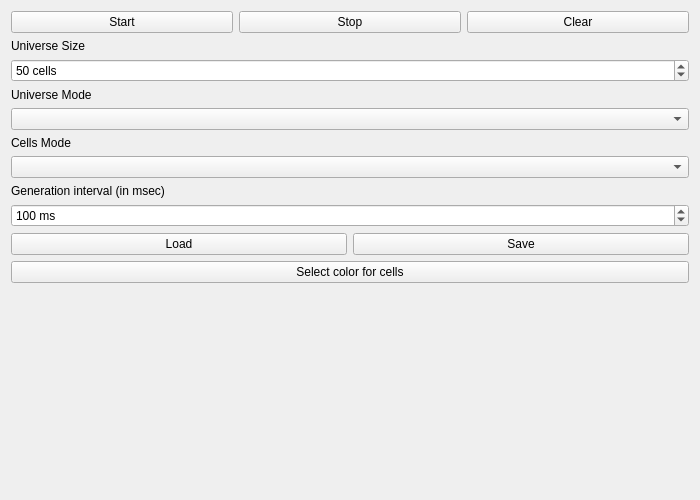
<?xml version="1.0" encoding="UTF-8"?>
<ui version="4.0">
 <class>MainWindow</class>
 <widget class="QMainWindow" name="MainWindow">
  <property name="geometry">
   <rect>
    <x>0</x>
    <y>0</y>
    <width>700</width>
    <height>500</height>
   </rect>
  </property>
  <property name="windowTitle">
   <string>Cellular Automata</string>
  </property>
  <widget class="QWidget" name="centralWidget">
   <layout class="QHBoxLayout" name="horizontalLayout">
    <item>
     <layout class="QHBoxLayout" name="mainLayout">
      <item>
       <layout class="QVBoxLayout" name="gameLayout"/>
      </item>
      <item>
       <layout class="QVBoxLayout" name="setLayout">
        <item>
         <layout class="QHBoxLayout" name="controlLayout">
          <item>
           <widget class="QPushButton" name="startButton">
            <property name="text">
             <string>Start</string>
            </property>
           </widget>
          </item>
          <item>
           <widget class="QPushButton" name="stopButton">
            <property name="text">
             <string>Stop</string>
            </property>
           </widget>
          </item>
          <item>
           <widget class="QPushButton" name="clearButton">
            <property name="text">
             <string>Clear</string>
            </property>
           </widget>
          </item>
         </layout>
        </item>
        <item>
         <widget class="QLabel" name="label">
          <property name="text">
           <string>Universe Size</string>
          </property>
         </widget>
        </item>
        <item>
         <widget class="QSpinBox" name="cellsControl">
          <property name="suffix">
           <string> cells</string>
          </property>
          <property name="minimum">
           <number>10</number>
          </property>
          <property name="maximum">
           <number>400</number>
          </property>
          <property name="value">
           <number>50</number>
          </property>
         </widget>
        </item>
        <item>
         <widget class="QLabel" name="label3">
          <property name="text">
           <string>Universe Mode</string>
          </property>
         </widget>
        </item>
        <item>
         <widget class="QComboBox" name="modeControl">
          <property name="editable">
           <bool>false</bool>
          </property>
          <property name="currentText">
           <string/>
          </property>
         </widget>
        </item>
        <item>
         <widget class="QLabel" name="label4">
          <property name="text">
           <string>Cells Mode</string>
          </property>
         </widget>
        </item>
        <item>
         <widget class="QComboBox" name="cellsMode"/>
        </item>
        <item>
         <widget class="QLabel" name="label2">
          <property name="text">
           <string>Generation interval (in msec)</string>
          </property>
         </widget>
        </item>
        <item>
         <widget class="QSpinBox" name="iterInterval">
          <property name="suffix">
           <string> ms</string>
          </property>
          <property name="minimum">
           <number>50</number>
          </property>
          <property name="maximum">
           <number>100000</number>
          </property>
          <property name="singleStep">
           <number>10</number>
          </property>
          <property name="value">
           <number>100</number>
          </property>
         </widget>
        </item>
        <item>
         <layout class="QHBoxLayout" name="fileLayout">
          <item>
           <widget class="QPushButton" name="loadButton">
            <property name="text">
             <string>Load</string>
            </property>
           </widget>
          </item>
          <item>
           <widget class="QPushButton" name="saveButton">
            <property name="text">
             <string>Save</string>
            </property>
           </widget>
          </item>
         </layout>
        </item>
        <item>
         <widget class="QPushButton" name="colorButton">
          <property name="text">
           <string>Select color for cells</string>
          </property>
         </widget>
        </item>
        <item>
         <spacer name="verticalSpacer">
          <property name="orientation">
           <enum>Qt::Vertical</enum>
          </property>
          <property name="sizeHint" stdset="0">
           <size>
            <width>20</width>
            <height>40</height>
           </size>
          </property>
         </spacer>
        </item>
       </layout>
      </item>
     </layout>
    </item>
   </layout>
  </widget>
 </widget>
 <layoutdefault spacing="6" margin="11"/>
 <resources/>
 <connections/>
</ui>
